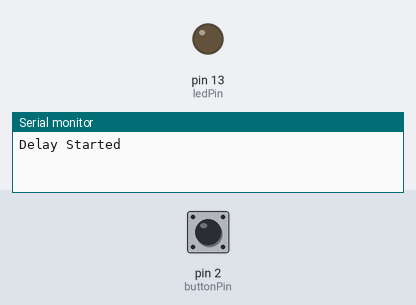
Recording of a sketch running on a simulated Arduino Uno, built with avr-gcc and run on an emulated ATmega328P. Shown: output pins drawn as LEDs (lit = HIGH), the last lines printed to the serial monitor. The test bench sets the inputs (shaded band); at power-on: pin 2 (buttonPin) HIGH.

Above: at 1.2 s.
1.3 s: pin 2 (buttonPin) pulled LOW for 0.15 s
At 2.5 s:
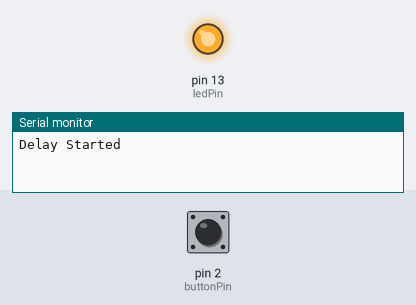
2.9 s: pin 2 (buttonPin) pulled LOW for 1 s
At 4.0 s:
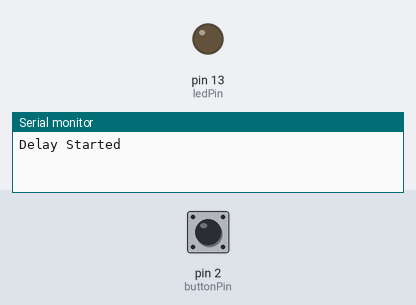
6.5 s: pin 2 (buttonPin) pulled LOW for 3.2 s
At 7.9 s:
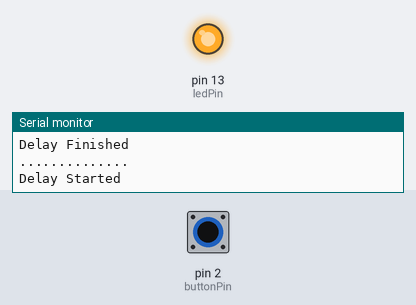
Timing chart, 0 to 9.5 s (numbered marks = the images above; inputs shaded):
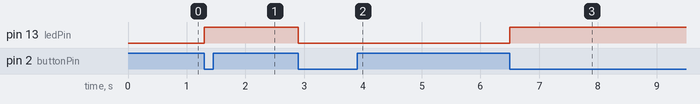

Measured:
- after the input at 1.3 s, pin 13 (ledPin): LOW → HIGH at once
- after the input at 2.9 s, pin 13 (ledPin): HIGH → LOW at once
- after the input at 6.5 s, pin 13 (ledPin): LOW → HIGH at once

The sketch:

HardwareInterrupt.ino
```cpp
// Fundamentals of ISRs and Hardware Interrupts

// LED and switch connections
const byte ledPin = 13;
const byte buttonPin = 2;

volatile bool toggleState = false;

void checkSwitch(){
    //Check status of the switch
    // Toggle LED if button is pressed

    // digitalRead() returns HIGH or LOW depending on what value is found at a PIN
    // HIGH and LOW are preprocessor directives for 0x01 and 0x00
    if (digitalRead(buttonPin) == LOW){
      toggleState = !toggleState;

      // digitalWrite() accepts HIGH and LOW or 1 and 0
      // Booleans convert to ints with true = 1, false = 0
      digitalWrite(ledPin, toggleState);
    }
}

void setup() {
 // Set pinModes
 pinMode(ledPin, OUTPUT);
 pinMode(buttonPin, INPUT_PULLUP);

 Serial.begin(9600);

 attachInterrupt(digitalPinToInterrupt(buttonPin), checkSwitch, FALLING);
}

void loop() {

  // Five second time delay to show that the ISR takes priority over this loops execution
  Serial.println("Delay Started");
  delay(5000);
  Serial.println("Delay Finished");
  Serial.println("..............");
}
```
